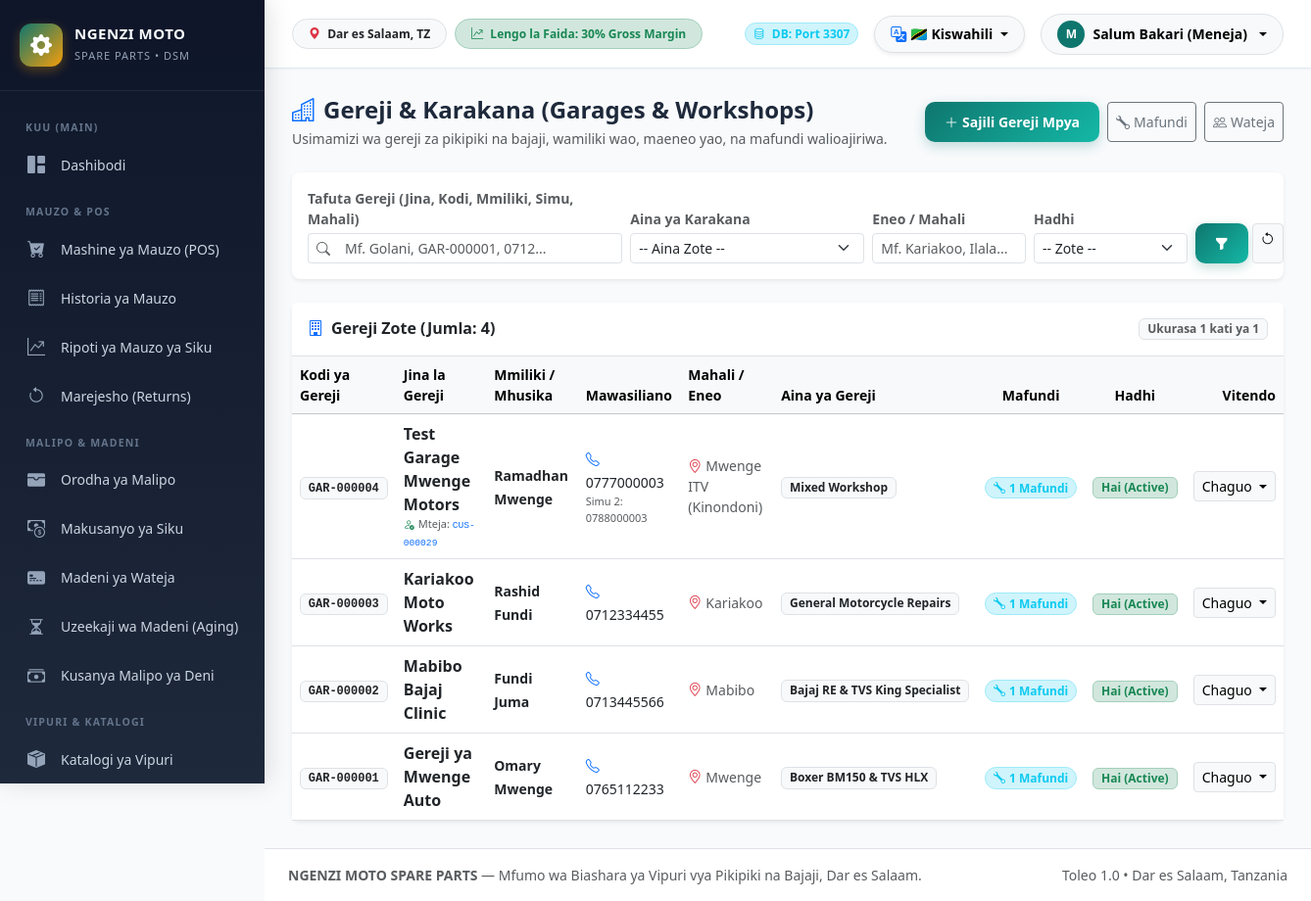
Page /index.php?route=garages (signed in) on the committed database.
### tables this page shows
CREATE TABLE `garages` (
  `id` int(11) NOT NULL AUTO_INCREMENT,
  `garage_code` varchar(50) DEFAULT NULL,
  `garage_name` varchar(150) NOT NULL,
  `owner_name` varchar(100) DEFAULT NULL,
  `phone` varchar(20) NOT NULL,
  `alternative_phone` varchar(20) DEFAULT NULL,
  `email` varchar(100) DEFAULT NULL,
  `location` varchar(150) NOT NULL,
  `area` varchar(100) DEFAULT NULL,
  `address` varchar(255) DEFAULT NULL,
  `specialization` varchar(100) DEFAULT NULL,
  `garage_type` varchar(100) DEFAULT NULL,
  `credit_limit` decimal(15,2) DEFAULT 0.00,
  `customer_id` int(11) DEFAULT NULL,
  `status` enum('active','inactive') DEFAULT 'active',
  `created_by` int(11) DEFAULT NULL,
  `notes` text DEFAULT NULL,
  `created_at` timestamp NOT NULL DEFAULT current_timestamp(),
  `updated_at` timestamp NOT NULL DEFAULT current_timestamp() ON UPDATE current_timestamp(),
  PRIMARY KEY (`id`),
  UNIQUE KEY `garage_code` (`garage_code`),
  KEY `customer_id` (`customer_id`),
  KEY `created_by` (`created_by`),
  CONSTRAINT `garages_ibfk_1` FOREIGN KEY (`customer_id`) REFERENCES `customers` (`id`) ON DELETE SET NULL,
  CONSTRAINT `garages_ibfk_2` FOREIGN KEY (`created_by`) REFERENCES `users` (`id`) ON DELETE SET NULL
);

CREATE TABLE `customers` (
  `id` int(11) NOT NULL AUTO_INCREMENT,
  `customer_code` varchar(50) NOT NULL,
  `name` varchar(100) NOT NULL,
  `phone` varchar(20) DEFAULT NULL,
  `alternative_phone` varchar(20) DEFAULT NULL,
  `email` varchar(100) DEFAULT NULL,
  `address` varchar(255) DEFAULT NULL,
  `area` varchar(100) DEFAULT NULL,
  `gender` varchar(20) DEFAULT NULL,
  `customer_type` enum('individual','retail','mechanic','garage','business','walk_in','reseller','dealer','other') DEFAULT 'individual',
  `credit_limit` decimal(15,2) DEFAULT 0.00,
  `credit_allowed` tinyint(1) NOT NULL DEFAULT 1,
  `payment_terms` varchar(50) NOT NULL DEFAULT '30 days',
  `credit_status` enum('active','warning','blocked') NOT NULL DEFAULT 'active',
  `current_balance` decimal(15,2) DEFAULT 0.00,
  `notes` text DEFAULT NULL,
  `status` enum('active','inactive','blocked') DEFAULT 'active',
  `created_by` int(11) DEFAULT NULL,
  `updated_by` int(11) DEFAULT NULL,
  `created_at` timestamp NOT NULL DEFAULT current_timestamp(),
  `updated_at` timestamp NOT NULL DEFAULT current_timestamp() ON UPDATE current_timestamp(),
  PRIMARY KEY (`id`),
  UNIQUE KEY `customer_code` (`customer_code`),
  KEY `idx_customer_phone` (`phone`),
  KEY `created_by` (`created_by`),
  KEY `updated_by` (`updated_by`),
  CONSTRAINT `customers_ibfk_1` FOREIGN KEY (`created_by`) REFERENCES `users` (`id`) ON DELETE SET NULL,
  CONSTRAINT `customers_ibfk_2` FOREIGN KEY (`updated_by`) REFERENCES `users` (`id`) ON DELETE SET NULL
);

### views/garages/index.php (the view, shortened to what the rows shown need)
<div class="card border-0 shadow-sm rounded-3">
    <div class="card-body p-0">
        <?php if (empty($garages)): ?>
            <div class="p-5 text-center text-muted">
                <i class="bi bi-buildings fs-1 d-block mb-2 text-secondary"></i>
                Hakuna gereji iliyopatikana kulingana na vigezo vilivyochaguliwa.
                <?php if ($canCreate): ?>
                    <div class="mt-3">
                        <a href="/index.php?route=garage_create" class="btn btn-sm btn-primary-custom">
                            <i class="bi bi-plus-lg me-1"></i> Sajili Gereji Mpya Sasa
                        </a>
                    </div>
                <?php endif; ?>
            </div>
        <?php else: ?>
            <div class="table-responsive">
                <table class="table align-middle table-hover mb-0">
                    <thead class="table-light small text-muted">
                        <tr>
                            <th>Kodi ya Gereji</th>
                            <th>Jina la Gereji</th>
                            <th>Mmiliki / Mhusika</th>
                            <th>Mawasiliano</th>
                            <th>Mahali / Eneo</th>
                            <th>Aina ya Gereji</th>
                            <th class="text-center">Mafundi</th>
                            <th class="text-center">Hadhi</th>
                            <th class="text-end">Vitendo</th>
                        </tr>
                    </thead>
                    <tbody>
                        <?php foreach ($garages as $g): ?>
                            <tr>
                                <td>
                                    <span class="badge bg-light text-dark font-monospace border">
                                        <?= htmlspecialchars($g['garage_code']) ?>
                                    </span>
                                </td>
                                <td>
                                    <a href="/index.php?route=garage_show&id=<?= $g['id'] ?>" class="fw-bold text-dark text-decoration-none hover-primary">
                                        <?= htmlspecialchars($g['garage_name']) ?>
                                    </a>
                                    <?php if (!empty($g['customer_code'])): ?>
                                        <div class="small text-muted" style="font-size: 11px;">
                                            <i class="bi bi-person-check text-success me-1"></i>Mteja:
                                            <a href="/index.php?route=customer_show&id=<?= $g['customer_id'] ?>" class="text-decoration-none">
                                                <code><?= htmlspecialchars($g['customer_code']) ?></code>
                                            </a>
                                        </div>
                                    <?php endif; ?>
                                </td>
                                <td>
                                    <span class="small fw-semibold text-dark">
                                        <?= htmlspecialchars($g['owner_name'] ?: '--') ?>
                                    </span>
                                </td>
                                <td>
                                    <a href="tel:<?= htmlspecialchars($g['phone']) ?>" class="text-decoration-none text-dark small fw-medium">
                                        <i class="bi bi-telephone text-primary me-1"></i><?= htmlspecialchars($g['phone']) ?>
                                    </a>
                                    <?php if (!empty($g['alternative_phone'])): ?>
                                        <div class="text-muted" style="font-size: 11px;">
                                            Simu 2: <?= htmlspecialchars($g['alternative_phone']) ?>
                                        </div>
                                    <?php endif; ?>
                                </td>
                                <td class="small text-muted">
                                    <i class="bi bi-geo-alt me-1 text-danger"></i><?= htmlspecialchars($g['location']) ?>
                                    <?php if (!empty($g['area']) && $g['area'] !== $g['location']): ?>
                                        (<?= htmlspecialchars($g['area']) ?>)
                                    <?php endif; ?>
                                </td>
                                <td>
                                    <span class="badge bg-light text-dark border">
                                        <?= htmlspecialchars($g['garage_type'] ?: ($g['specialization'] ?: 'Gereji ya Kawaida')) ?>
                                    </span>
                                </td>
                                <td class="text-center">
                                    <span class="badge bg-info-subtle text-info border border-info-subtle rounded-pill px-2.5 py-1">
                                        <i class="bi bi-wrench me-1"></i><?= (int)$g['mechanics_count'] ?> Mafundi
                                    </span>
                                </td>
                                <td class="text-center">
                                    <?php if ($g['status'] === 'active'): ?>
                                        <span class="badge bg-success-subtle text-success border border-success-subtle px-2 py-1">Hai (Active)</span>
                                    <?php else: ?>
                                        <span class="badge bg-secondary-subtle text-muted border px-2 py-1">Imezimwa</span>
                                    <?php endif; ?>
                                </td>
                                <td class="text-end">
                                    <div class="dropdown">
                                        <button class="btn btn-sm btn-light border dropdown-toggle" type="button" data-bs-toggle="dropdown">
                                            Chaguo
                                        </button>
                                    </div>
                                </td>
                            </tr>
                        <?php endforeach; ?>
                    </tbody>
                </table>
            </div>
        <?php endif; ?>
    </div>
</div>

### rows in the picture
garages: garage_code "GAR-000004", garage_name "Test Garage Mwenge Motors", customer.customer_code "CUS-000029", owner_name "Ramadhan Mwenge", phone "0777000003", alternative_phone "0788000003", location "Mwenge ITV", area "Kinondoni", garage_type "Mixed Workshop", mechanics_count "1", status "Hai (Active)"
garages: garage_code "GAR-000003", garage_name "Kariakoo Moto Works", owner_name "Rashid Fundi", phone "0712334455", location "Kariakoo", specialization "General Motorcycle Repairs", mechanics_count "1", status "Hai (Active)"
garages: garage_code "GAR-000002", garage_name "Mabibo Bajaj Clinic", owner_name "Fundi Juma", phone "0713445566", location "Mabibo", specialization "Bajaj RE & TVS King Specialist", mechanics_count "1", status "Hai (Active)"
garages: garage_code "GAR-000001", garage_name "Gereji ya Mwenge Auto", owner_name "Omary Mwenge", phone "0765112233", location "Mwenge", specialization "Boxer BM150 & TVS HLX", mechanics_count "1", status "Hai (Active)"

### other values in the picture
substr($user['username'] ?? 'U', 0, 1) "M"
$user['full_name'] "Salum Bakari (Meneja)"
$total "4"
$page "1"
$totalPages "1"
